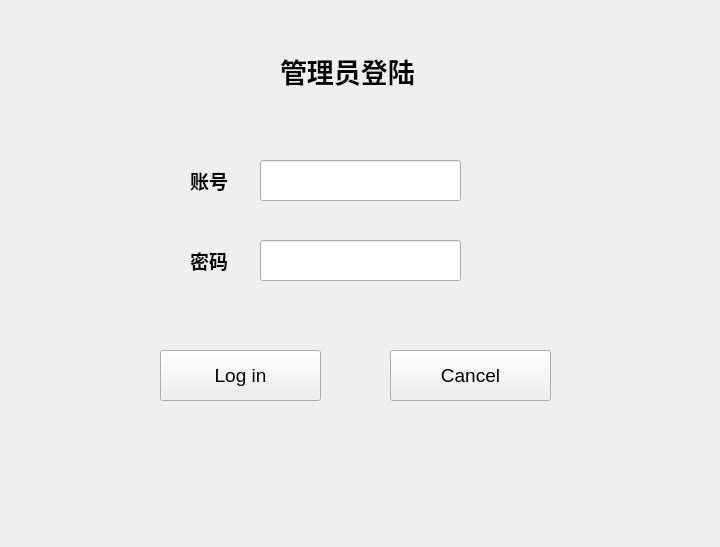
<?xml version="1.0" encoding="UTF-8"?>
<ui version="4.0">
 <class>Widget</class>
 <widget class="QWidget" name="Widget">
  <property name="geometry">
   <rect>
    <x>0</x>
    <y>0</y>
    <width>720</width>
    <height>547</height>
   </rect>
  </property>
  <property name="windowTitle">
   <string>Widget</string>
  </property>
  <widget class="QPushButton" name="pushButton">
   <property name="geometry">
    <rect>
     <x>160</x>
     <y>350</y>
     <width>161</width>
     <height>51</height>
    </rect>
   </property>
   <property name="font">
    <font>
     <family>Arial</family>
     <pointsize>14</pointsize>
     <weight>50</weight>
     <bold>false</bold>
    </font>
   </property>
   <property name="text">
    <string>Log in</string>
   </property>
  </widget>
  <widget class="QLabel" name="label">
   <property name="geometry">
    <rect>
     <x>190</x>
     <y>170</y>
     <width>51</width>
     <height>21</height>
    </rect>
   </property>
   <property name="font">
    <font>
     <family>Arial</family>
     <pointsize>14</pointsize>
     <weight>75</weight>
     <bold>true</bold>
    </font>
   </property>
   <property name="text">
    <string>账号</string>
   </property>
  </widget>
  <widget class="QLabel" name="label_2">
   <property name="geometry">
    <rect>
     <x>190</x>
     <y>250</y>
     <width>51</width>
     <height>21</height>
    </rect>
   </property>
   <property name="font">
    <font>
     <family>Arial</family>
     <pointsize>14</pointsize>
     <weight>75</weight>
     <bold>true</bold>
    </font>
   </property>
   <property name="text">
    <string>密码</string>
   </property>
  </widget>
  <widget class="QLabel" name="label_3">
   <property name="geometry">
    <rect>
     <x>280</x>
     <y>40</y>
     <width>151</width>
     <height>61</height>
    </rect>
   </property>
   <property name="font">
    <font>
     <family>Arial</family>
     <pointsize>20</pointsize>
     <weight>75</weight>
     <bold>true</bold>
    </font>
   </property>
   <property name="text">
    <string>管理员登陆</string>
   </property>
  </widget>
  <widget class="QLineEdit" name="usrname">
   <property name="geometry">
    <rect>
     <x>260</x>
     <y>160</y>
     <width>201</width>
     <height>41</height>
    </rect>
   </property>
   <property name="font">
    <font>
     <family>Arial</family>
     <pointsize>12</pointsize>
    </font>
   </property>
  </widget>
  <widget class="QLineEdit" name="password">
   <property name="geometry">
    <rect>
     <x>260</x>
     <y>240</y>
     <width>201</width>
     <height>41</height>
    </rect>
   </property>
   <property name="font">
    <font>
     <family>Arial</family>
     <pointsize>12</pointsize>
    </font>
   </property>
  </widget>
  <widget class="QPushButton" name="cancel">
   <property name="enabled">
    <bool>true</bool>
   </property>
   <property name="geometry">
    <rect>
     <x>390</x>
     <y>350</y>
     <width>161</width>
     <height>51</height>
    </rect>
   </property>
   <property name="font">
    <font>
     <family>Arial</family>
     <pointsize>14</pointsize>
     <weight>50</weight>
     <bold>false</bold>
    </font>
   </property>
   <property name="text">
    <string>Cancel</string>
   </property>
  </widget>
 </widget>
 <layoutdefault spacing="6" margin="11"/>
 <resources/>
 <connections>
  <connection>
   <sender>cancel</sender>
   <signal>clicked()</signal>
   <receiver>Widget</receiver>
   <slot>close()</slot>
   <hints>
    <hint type="sourcelabel">
     <x>470</x>
     <y>375</y>
    </hint>
    <hint type="destinationlabel">
     <x>359</x>
     <y>273</y>
    </hint>
   </hints>
  </connection>
 </connections>
</ui>
